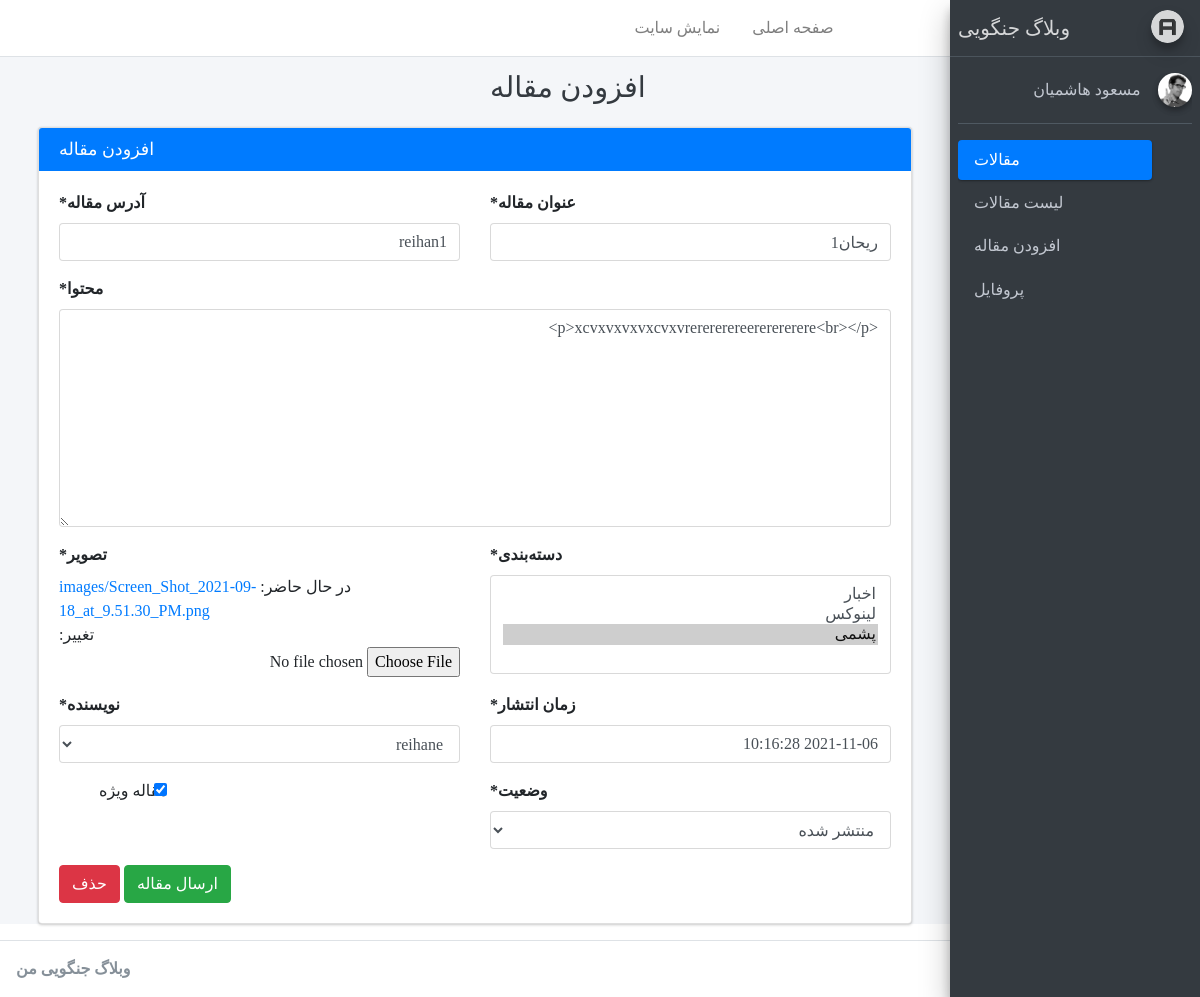
/account/article/update/4 (signed in), run on an earlier commit of the app's database.
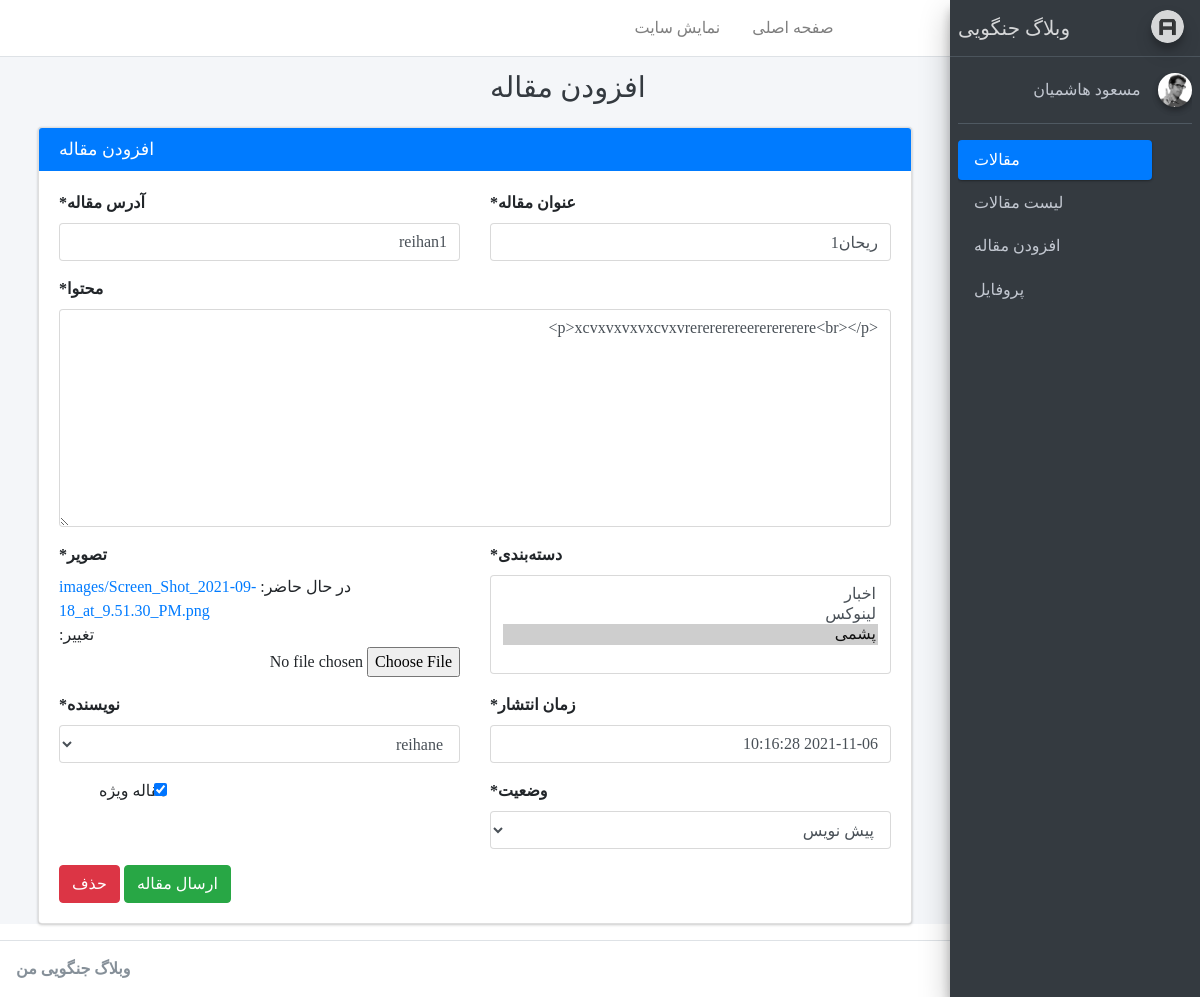
And on a later commit of the database.
### blog/models.py (models this page shows, shortened)
class Article(models.Model):
    STATUS_CHOICES = (
        ('d','پیش نویس'),       #draft
        ('p','منتشر شده'),      #publish
        ('i','در حال بررسی'),   #investigation
        ('b','برگشت داده‌شده'),  #back
    )
    author = models.ForeignKey(User, null=True, on_delete=models.SET_NULL,related_name='articles',verbose_name='نویسنده')
    title = models.CharField(max_length=200,verbose_name = "عنوان مقاله")
    slug = models.SlugField(max_length=100,unique=True,verbose_name = "آدرس مقاله")
    category = models.ManyToManyField(Category,verbose_name='دسته‌بندی',related_name="articles")
    description = models.TextField(verbose_name = "محتوا")
    thumbnail = models.ImageField(upload_to="images",verbose_name = "تصویر")
    publish = models.DateTimeField(default=timezone.now,verbose_name = "زمان انتشار")
    created = models.DateTimeField(auto_now_add=True)
    updated = models.DateTimeField(auto_now=True)
    is_special = models.BooleanField(default=False,verbose_name="مقاله ویژه")
    status = models.CharField(max_length=1,choices=STATUS_CHOICES,verbose_name = "وضعیت")
    class Meta:
        verbose_name = "مقاله"
        verbose_name_plural = "مقالات"
        ordering = ['-publish']
    def jpublish(self):
        return jalali_converter(self.publish)
    jpublish.short_description = "زمان انتشار"
    def thumbnail_tag(self):
        return format_html("<img width=100 height=70 style='border-radius: 5px;' src='{}'>".format(self.thumbnail.url))
    thumbnail_tag.short_description = "عکس"
    def category_to_str(self):
        return "، ".join([category.title for category in self.category.active()])
    category_to_str.short_description = "دسته‌بندی"
    objects = ArticleManager()

### account/views.py (the view)
# urls.py: path('article/update/<int:pk>',ArticleUpdate.as_view(),name="article-update"),
class ArticleUpdate(AuthorAccessMixin, FormValidMixin, FieldsMixin, UpdateView):
    model = Article
    template_name = "registration/article-create-update.html"

### account/mixins.py (called while the page is built)
    def dispatch(self, request, *args, **kwargs):
        self.fields = ["title",
                "slug",
                "category",
                "description",
                "thumbnail",
                "publish",
                'is_special',
                "status"
                ]
        if request.user.is_superuser:
            self.fields.append("author")
        return super().dispatch(request, *args, **kwargs)

    def dispatch(self, request,pk, *args, **kwargs):
        article = get_object_or_404(Article,pk=pk)
        if article.author == request.user and article.status in ['d','b'] or request.user.is_superuser:
            return super().dispatch(request, *args, **kwargs)
        else:
            raise Http404("you can't see this page")

### blog/models.py (called while the page is built)
    def __str__(self):
        return self.title

### blog/templatetags/blog_tags.py (called while the page is built)
@register.inclusion_tag("registration/partials/link.html")
def link(request,link_name,content,classes):
    return {
        "request" : request,
        "link_name" : link_name,
        "link" : "account:{}".format(link_name),
        "content" : content ,
        "classes" : classes ,
    }

### templates/registration/article-create-update.html (shortened to what this page needs)
{% extends 'registration/base.html' %}
{% load crispy_forms_tags %}
{% block title %}{% block title-meta %}
    افزودن مقاله
{% endblock %}{% endblock %}
{% block main %}
    <div class="col-md-12">
        <div class="card card-primary">
            <div class="card-header">
                <h3 class="card-title mb-0 float-left">
                    افزودن مقاله
                </h3>
            </div>
            <div class="card-body">
                <form method="post" enctype="multipart/form-data">{% csrf_token %}
                    <div class="row">
                        <div class="col-6">
                            {{ form.title|as_crispy_field }}
                        </div>
                        <div class="col-6">
                            {{ form.slug|as_crispy_field }}
                        </div>
                        <div class="col-12">
                            {{ form.description|as_crispy_field }}
                        </div>
                        <div class="col-6">
                            {{ form.category|as_crispy_field }}
                        </div>
                        <div class="col-6">
                            {{ form.thumbnail|as_crispy_field }}
                        </div>
                        <div class="col-6">
                            {{ form.publish|as_crispy_field }}
                        </div>
                        {% if user.is_superuser %}
                            <div class="col-6">
                                {{ form.author|as_crispy_field }}
                            </div>
                            <div class="col-6">
                                {{ form.status|as_crispy_field }}
                            </div>
                        {% endif %}
                        <div class="col-6">
                            {{ form.is_special|as_crispy_field }}
                        </div>
                    </div>
                    <button class="btn btn-success">ارسال مقاله</button>
                    {% if user.is_superuser and request.resolver_match.kwargs.pk %}
                        <a href="{% url 'account:article-delete' request.resolver_match.kwargs.pk %}" class="btn btn-danger">حذف</a>
                    {% endif %}
                </form>
            </div>
        </div>
    </div>
{% endblock %}

What changed in the data, as far as the page shows it:
changed Article "ریحان1": status "منتشر شده" → "پیش نویس"
